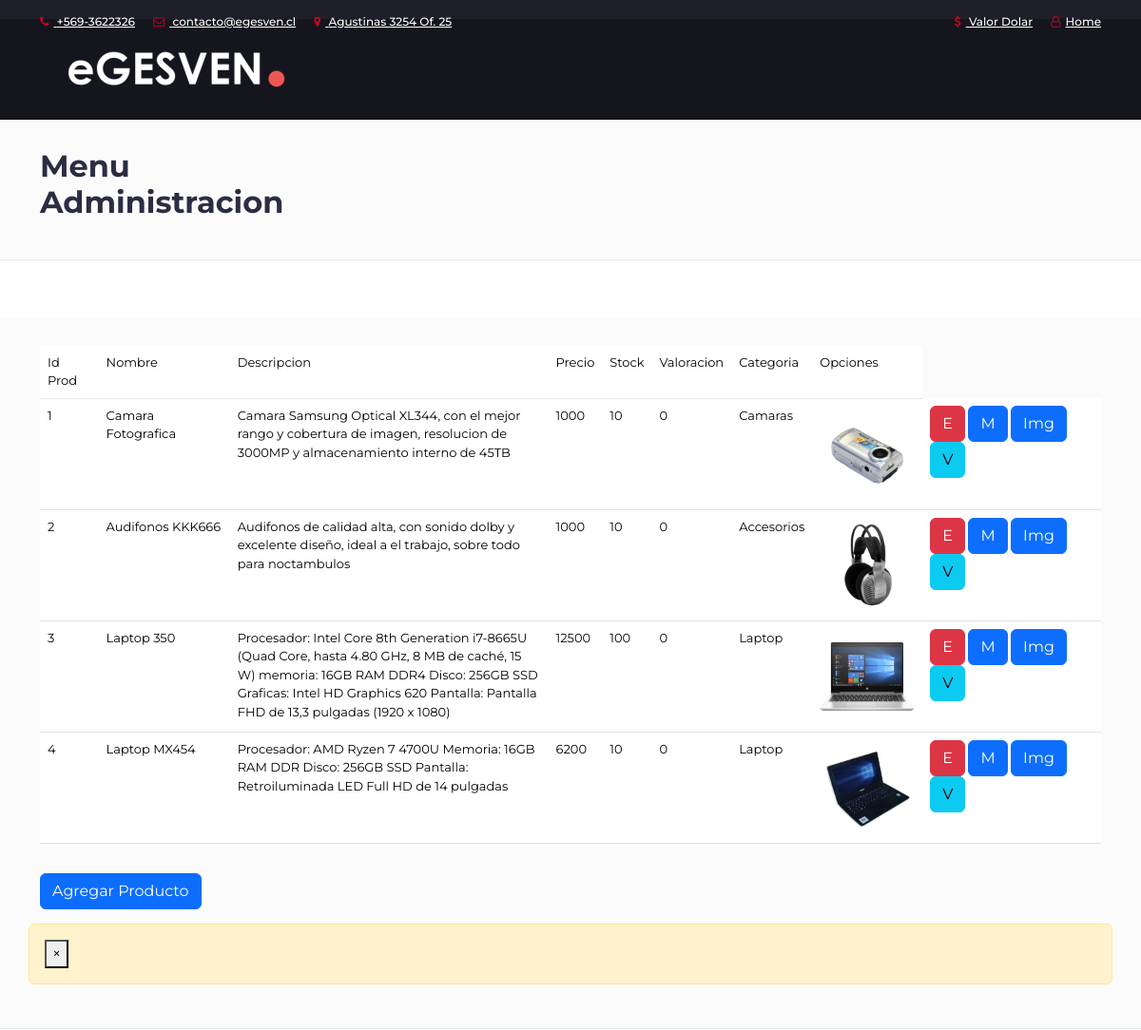
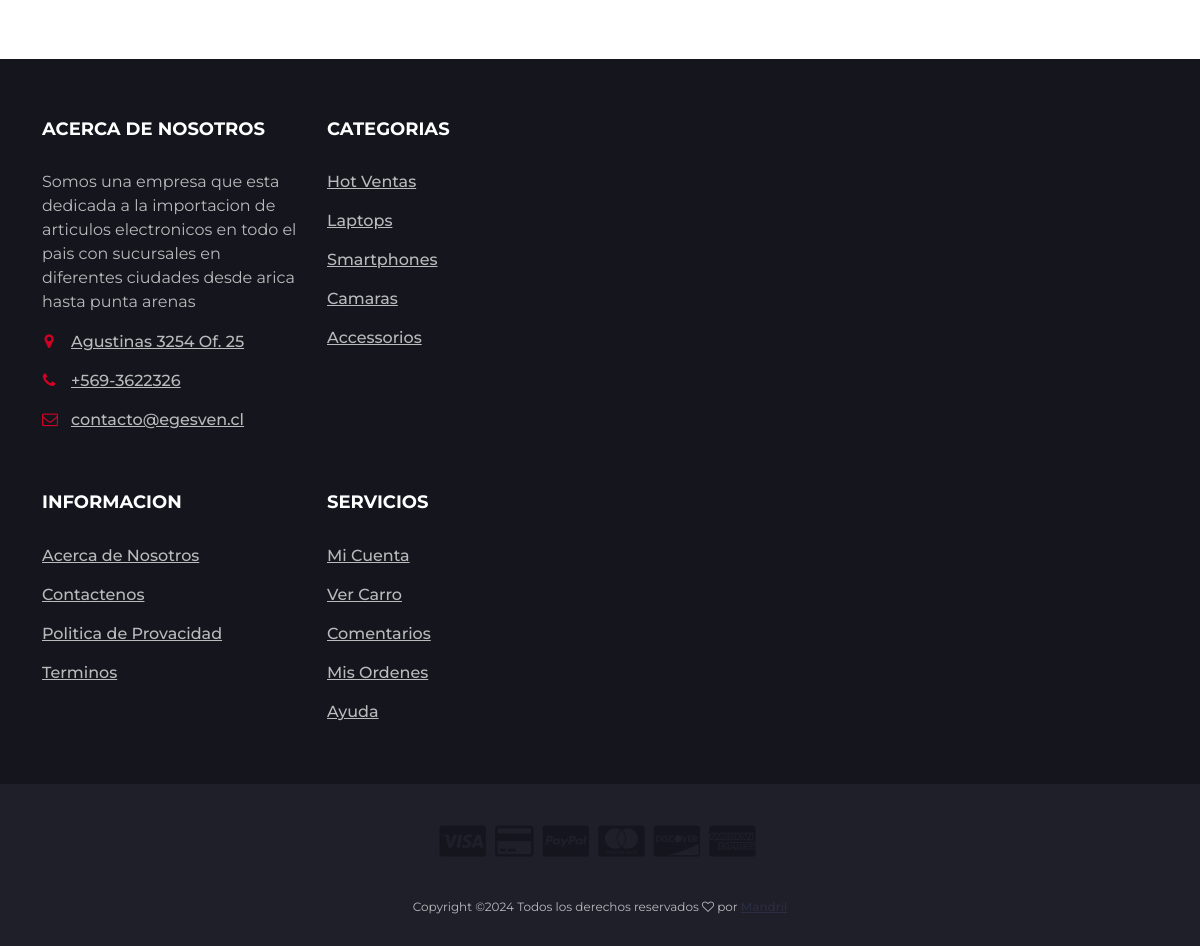
Page /administrador on the committed database (2 pictures, top to bottom).
### web/models.py (models this page shows, shortened)
class Productos(models.Model):
    idproducto = models.AutoField(primary_key=True)
    nombre = models.TextField()
    descripcion = models.TextField()
    precio = models.IntegerField()
    stock = models.IntegerField()
    foto = models.ImageField(upload_to='fotos',default='fotos/no-disponible.jpg')
    valoracion = models.IntegerField()
    idcategoria = models.ForeignKey(Categoria, models.DO_NOTHING, db_column='idcategoria')

class Categoria(models.Model):
    idcategoria = models.AutoField(primary_key=True)
    descripcion = models.CharField(max_length=50)

### web/views.py (the view)
# urls.py: path('administrador', admin,name='ADM'),
def admin(request):
    contexto={}
    categorias=Categoria.objects.all()
    contexto["categorias"]=categorias
    productos= Productos.objects.all()
    contexto["data"]=productos
    return render(request,'admin.html',contexto)

### web/templates/admin.html (shortened to what this page needs)
{% extends "base_admin.html" %}
{% load static %}
{% block contenido1 %}
<div id="breadcrumb" class="section">
  <div class="container">
    <div class="row">
      <div class="col-md-4">
        <h2>Menu Administracion</h2>
      </div>
    </div>
  </div>
</div>
{% endblock contenido1 %}
{% block contenido2 %}
<div id="breadcrumb" class="section">
  <div class="container">
    <div class="row">
      <div class="col-md-12" style="font-size: small;">
        <table class="table table-hover">
          <tr>
            <td>Id Prod</td>
            <td>Nombre</td>
            <td>Descripcion</td>
            <td>Precio</td>
            <td>Stock</td>
            <td>Valoracion</td>
            <td>Categoria</td>
            <td>Opciones</td>
          </tr>
          {% for X in data %}
          <tr>
            <td>{{X.idproducto}}</td>
            <td>{{X.nombre}}</td>
            <td style="width: 30%;">{{X.descripcion}}</td>
            <td>{{X.precio}}</td>
            <td>{{X.stock}}</td>
            <td>{{X.valoracion}}</td>
            <td>{{X.idcategoria.descripcion}}</td>
            <td> <img src="{{X.foto.url}}" alt="" srcset="" width="100px" height="100px"> </td>
            <td>
              <button type="button" class="btn btn-danger" data-bs-toggle="modal"
                onclick="eliminar({{X.idproducto}},'{{X.nombre}}')">E</button>
              <button type="button" class="btn btn-primary" data-bs-toggle="modal" data-bs-target="#modificarProducto"
                onclick="modificar({{X.idproducto}},'{{X.nombre}}','{{X.descripcion}}',{{X.precio}},{{X.stock}})">M</button>
              <button type="button" class="btn btn-primary" data-bs-toggle="modal" data-bs-target="#imagenProducto"
                onclick="imagen({{X.idproducto}})">Img</button>
              <button type="button" class="btn btn-info" data-bs-toggle="modal"
                data-bs-target="#nuevoProducto">V</button>
            </td>
          </tr>
          {% endfor %}
        </table>
      </div>
      <div class="col-md-12" style="padding-top: 15px;">
        <button type="button" class="btn btn-primary" class="btn btn-primary" data-bs-toggle="modal"
          data-bs-target="#nuevoProducto">Agregar Producto</button>
      </div>
      <div class="alert alert-warning alert-dismissible" role="alert" style="margin-top:15px;">
        <button type="button" class="close" data-dismiss="alert" aria-label="Close"><span
            aria-hidden="true">&times;</span></button>
      </div>
    </div>
  </div>
</div>
</div>
{% endblock contenido2 %}

### web/static/css/style.css (style rules this page uses)
body { font-family: 'Montserrat', sans-serif; font-weight: 400; color: #333; }
h1, h2, h3, h4, h5, h6 { color: #2B2D42; font-weight: 700; margin: 0 0 10px; }
.section { padding-top: 30px; padding-bottom: 30px; }
#breadcrumb { padding: 30px 0px; background: #FBFBFC; border-bottom: 1px solid #E4E7ED; margin-bottom: 30px; }

### rows in the picture
Productos: idproducto "1", nombre "Camara Fotografica", descripcion "Camara Samsung Optical XL344, con el mejor rango y cobertura de imagen, resolucion de 3000MP y almacenamiento interno de 45TB", precio "1000", stock "10", valoracion "0", idcategoria.descripcion "Camaras", foto (picture)
Productos: idproducto "2", nombre "Audifonos KKK666", descripcion "Audifonos de calidad alta, con sonido dolby y excelente diseño, ideal a el trabajo, sobre todo para noctambulos", precio "1000", stock "10", valoracion "0", idcategoria.descripcion "Accesorios", foto (picture)
Productos: idproducto "3", nombre "Laptop 350", descripcion "Procesador: Intel Core 8th Generation i7-8665U (Quad Core, hasta 4.80 GHz, 8 MB de caché, 15 W) memoria: 16GB RAM DDR4 Disco: 256GB SSD Graficas: Intel HD Graphics 620 Pantalla: Pantalla FHD de 13,3 pulgadas (1920 x 1080)", precio "12500", stock "100", valoracion "0", idcategoria.descripcion "Laptop", foto (picture)
Productos: idproducto "4", nombre "Laptop MX454", descripcion "Procesador: AMD Ryzen 7 4700U Memoria: 16GB RAM DDR Disco: 256GB SSD Pantalla: Retroiluminada LED Full HD de 14 pulgadas", precio "6200", stock "10", valoracion "0", idcategoria.descripcion "Laptop", foto (picture)
